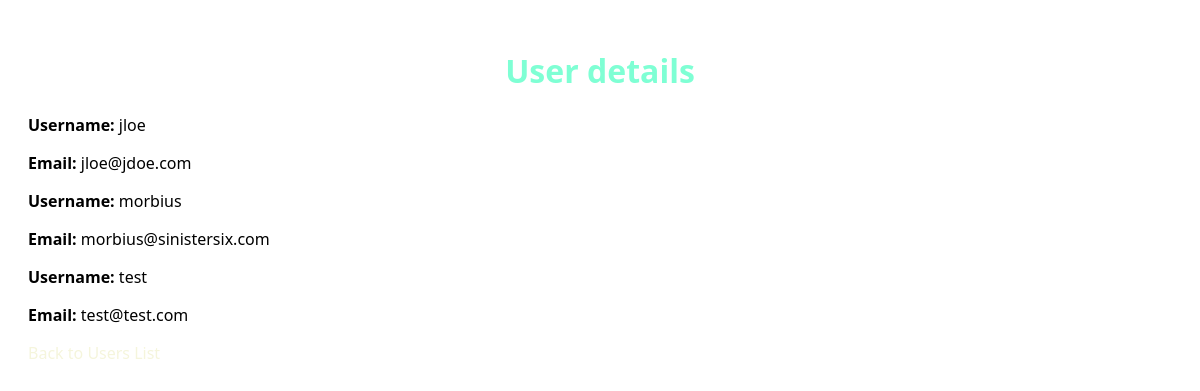
Page /users_list on the earlier database version.
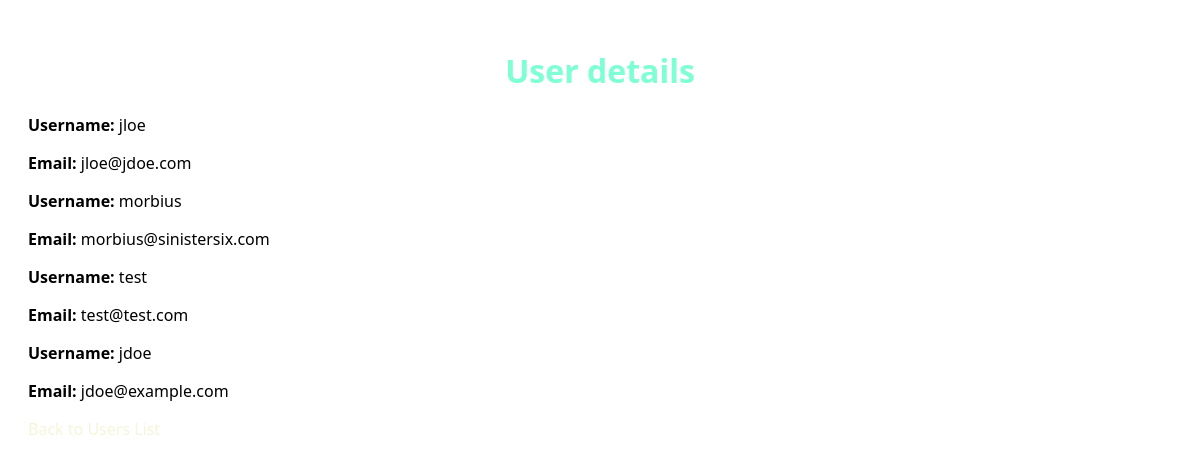
Same page on the later database version.
### tables this page shows
CREATE TABLE users (
            id INTEGER PRIMARY KEY AUTOINCREMENT,
            username TEXT NOT NULL,
            email TEXT NOT NULL
        );

### main.py (the view)
@app.get("/users_list")
def get_users(request: Request):
    db = get_db()
    cursor = db. cursor()
    cursor.execute("SELECT * FROM users")
    users = cursor.fetchall()
    return templates.TemplateResponse("users_list.html", {"request": request, "users": users})

### templates/users_list.html (shortened to what this page needs)
<!DOCTYPE html>
<html>
    <head>
        <link rel="stylesheet" href="{{ url_for('static', path='/css/users_list.css')}}">
    </head>
    <body>
        <h1>User details</h1>
        {% for user in users %}
        <div>
            <p><strong>Username:</strong> {{ user[1] }}</p>
            <p><strong>Email:</strong> {{ user[2] }}</p>
        </div>
        {% endfor %}
        <div>
            <a href="/users_list">Back to Users List</a>
        </div>
    </body>
</html>

### static/css/users_list.css (style rules this page uses)
body { font-family: 'Segoe UI', Tahoma, Geneva, Verdana, sans-serif; padding: 20px; }
h1 { color: aquamarine; text-align: center; }
a { color: beige; text-decoration: dashed; }

Differences in the rows shown:
added users: username "jdoe", email "jdoe@example.com"
